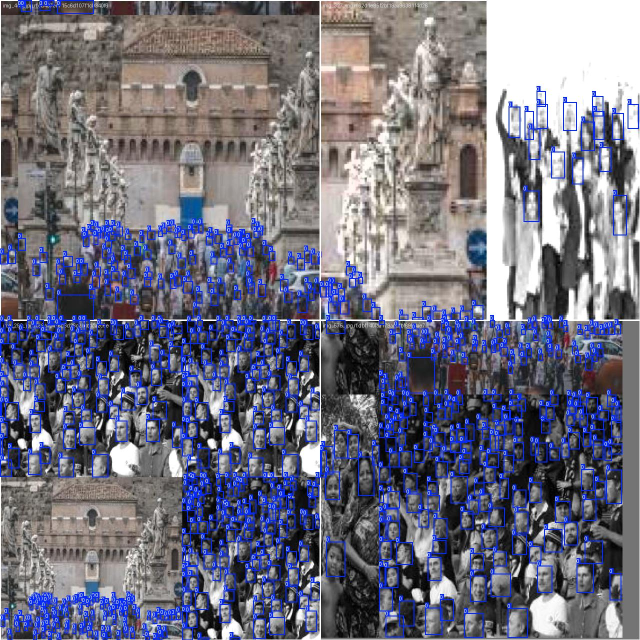
#> input picture data/training/cc_mach_yolov8n_person/train_batch0.jpg, 1280 x 1280 px (shown at 1/2 size)
$ python -i yolo_detector.py   (imports and definitions only)
#> lines starting #> are read from the running program, lines starting #| are printed output that depends on the picture; after the words box and inside, x2 and y2 are one past the last pixel; in counts of white or black regions, pixels touching at a corner belong together
#> further down, picture is the input picture: shape (1280, 1280, 3); mean B, G, R 128.5, 111.8, 112.1
import cv2
import numpy as np
from typing import List, Dict, Any, Tuple
import logging

logger = logging.getLogger(__name__)

class AnonymousPersonDetector:
    """
    Anonymous Person Detector for CROWD-SHIELD.
    Uses YOLOv8 Nano for high-speed person bounding box detection.
    Strictly preserves privacy by extracting only spatial coordinates (centroids and bounding boxes).
    Zero biometric, facial, or identity tracking data is stored.
    """
    def __init__(self, model_name: str = "yolov8n.pt", conf_thresh: float = 0.25):
#> called with model_name = 'yolov8n.pt', conf_thresh = 0.25
        self.model_name = model_name
        self.conf_thresh = conf_thresh
        self.yolo_model = None
        self.hog_detector = None
        self._init_detector()
#> (the call stopped at in _init_detector, `self.yolo_model = YOLO(self.model_name)`: ultralytics is not available in this run)

    def _init_detector(self):
        try:
            from ultralytics import YOLO
            logger.info(f"Loading YOLO model: {self.model_name}...")
            self.yolo_model = YOLO(self.model_name)
            logger.info("YOLO model initialized successfully.")
        except Exception as e:
            logger.warning(f"YOLO initialization note: {e}. Enabling HOG fallback.")
            try:
                self.hog_detector = cv2.HOGDescriptor()
                self.hog_detector.setSVMDetector(cv2.HOGDescriptor_getDefaultPeopleDetector())
            except Exception as hog_err:
                logger.warning(f"HOG detector unavailable: {hog_err}")
                self.hog_detector = None

    def detect_anonymous_persons(self, frame: np.ndarray) -> List[Dict[str, Any]]:
        """
        Detects people anonymously in a single video frame.
        Returns list of detections with normalized bboxes [ymin, xmin, ymax, xmax] and centroids [cx, cy].
        """
        h, w = frame.shape[:2]
#> h = 1280; w = 1280
        detections = []

        if self.yolo_model is not None:
            try:
                # Run YOLO inference
                results = self.yolo_model(frame, classes=[0], conf=self.conf_thresh, verbose=False)
                for res in results:
                    boxes = res.boxes
                    for idx, box in enumerate(boxes):
                        # Use .tolist() and .item() for clean tensor conversion
                        xyxy = box.xyxy[0].tolist()
                        conf = float(box.conf[0].item())

                        xmin, ymin, xmax, ymax = float(xyxy[0]), float(xyxy[1]), float(xyxy[2]), float(xyxy[3])

                        # Top-center head centroid bias for improved spatial clustering in dense crowds
                        cx = (xmin + xmax) / 2.0 / w
                        cy = (ymin + (ymax - ymin) * 0.25) / h

                        detections.append({
                            "id": idx + 1,
                            "bbox": [ymin / h, xmin / w, ymax / h, xmax / w],
                            "centroid": [float(cx), float(cy)],
                            "confidence": round(conf, 3),
                            "velocity": [0.0, 0.0]
                        })

                # If synthetic/rendered shapes in benchmark video weren't picked up by photorealistic YOLO,
                # also detect crowd particles via fast spatial contour tracking
                if len(detections) < 10:
                    contour_dets = self._detect_crowd_particles(frame, start_id=len(detections)+1)
                    detections.extend(contour_dets)

                return detections
            except Exception as e:
                logger.error(f"Error during YOLO inference: {e}")

        # Fallback using OpenCV HOG / Contour detection
        return self._detect_crowd_particles(frame, start_id=1)

    def _detect_crowd_particles(self, frame: np.ndarray, start_id: int = 1) -> List[Dict[str, Any]]:
        """Fast fallback detector for crowd particle centroids."""
#> called with start_id = 1
        h, w = frame.shape[:2]
#> h = 1280; w = 1280
        detections = []
        gray = cv2.cvtColor(frame, cv2.COLOR_BGR2GRAY)
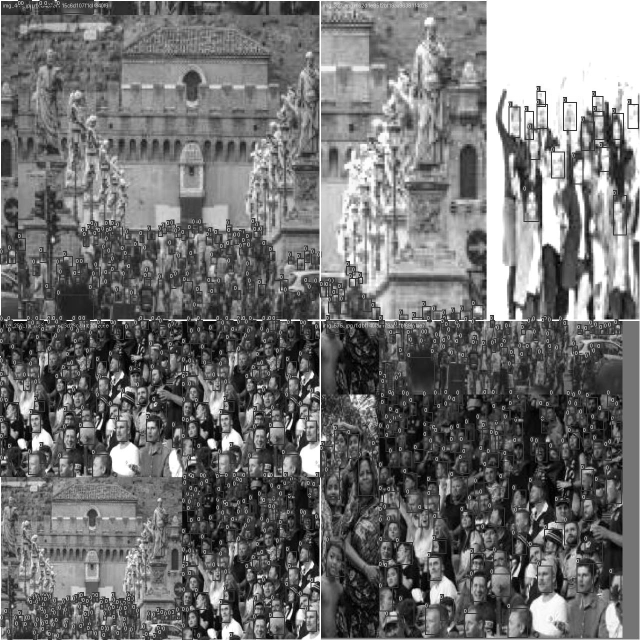
#> gray: shape (1280, 1280) (shown at 1/2 size); min 0, max 255, mean 113.8

        # Adaptive threshold to isolate moving/dense people blobs
        _, thresh = cv2.threshold(gray, 100, 255, cv2.THRESH_BINARY)
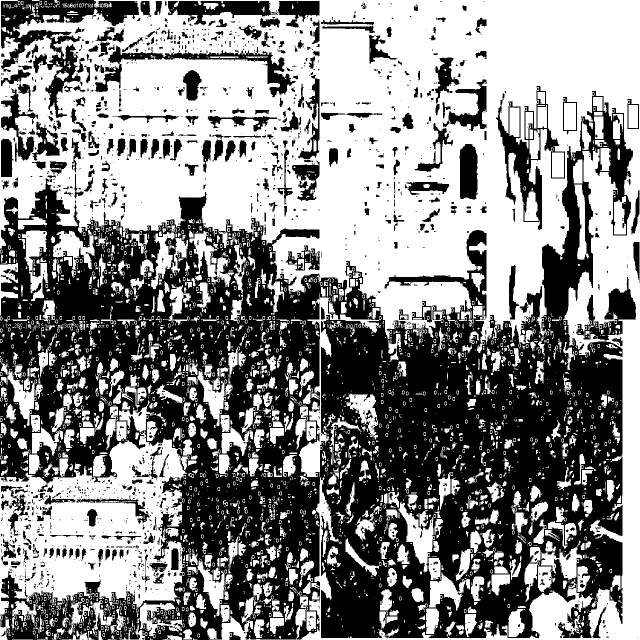
#> thresh: shape (1280, 1280) (shown at 1/2 size); 53.9% white; 2592 black regions (2150 under 20 px)
        contours, _ = cv2.findContours(thresh, cv2.RETR_EXTERNAL, cv2.CHAIN_APPROX_SIMPLE)
#> contours = 3472 contours, 2328 with area under 20; largest, box (x1, y1, x2, y2) and area: (0, 0, 1280, 1280) 677537, (0, 863, 379, 1280) 91317, (598, 587, 762, 954) 5940, (797, 1003, 872, 1145) 3609, (44, 461, 97, 602) 3409

        curr_id = start_id
        for cnt in contours:
            area = cv2.contourArea(cnt)
            if 15 < area < 4000:
                x, y, bw, bh = cv2.boundingRect(cnt)
                cx = (x + bw / 2.0) / w
                cy = (y + bh * 0.25) / h
                detections.append({
                    "id": curr_id,
                    "bbox": [y / h, x / w, (y + bh) / h, (x + bw) / w],
                    "centroid": [float(cx), float(cy)],
                    "confidence": 0.88,
                    "velocity": [0.0, 0.0]
                })
                curr_id += 1
#> this loop made 3472 passes
#> (area, x, y, bw, bh, cx, cy) on passes 34, 43, 46, 52, 53, 59, 68, 79, 80, 85, 87, 89: (197, 325, 1270, 39, 10, 0.269, 0.994), (26, 395, 1267, 5, 8, 0.311, 0.991), (66.5, 104, 1267, 14, 13, 0.0867, 0.992), (26, 205, 1266, 5, 8, 0.162, 0.991), (227, 123, 1266, 66, 14, 0.122, 0.992), (26, 290, 1264, 5, 8, 0.229, 0.989), (26, 233, 1262, 5, 8, 0.184, 0.988), (39.5, 153, 1261, 6, 14, 0.122, 0.988), (26.5, 65, 1261, 6, 8, 0.0531, 0.987), (28, 316, 1260, 6, 8, 0.249, 0.986), (79.5, 197, 1260, 8, 20, 0.157, 0.988), (58, 91, 1260, 10, 12, 0.075, 0.987)
#> (area, x, y, bw, bh) on pass 231: (26, 506, 1229, 5, 8)
#> after the loop, curr_id = 1225; detections = 1224 items
        return detections

>>> import cv2
>>> picture = cv2.imread('../../../../data/training/cc_mach_yolov8n_person/train_batch0.jpg')
>>> result = AnonymousPersonDetector().detect_anonymous_persons(picture)
#> result = 1224 items
